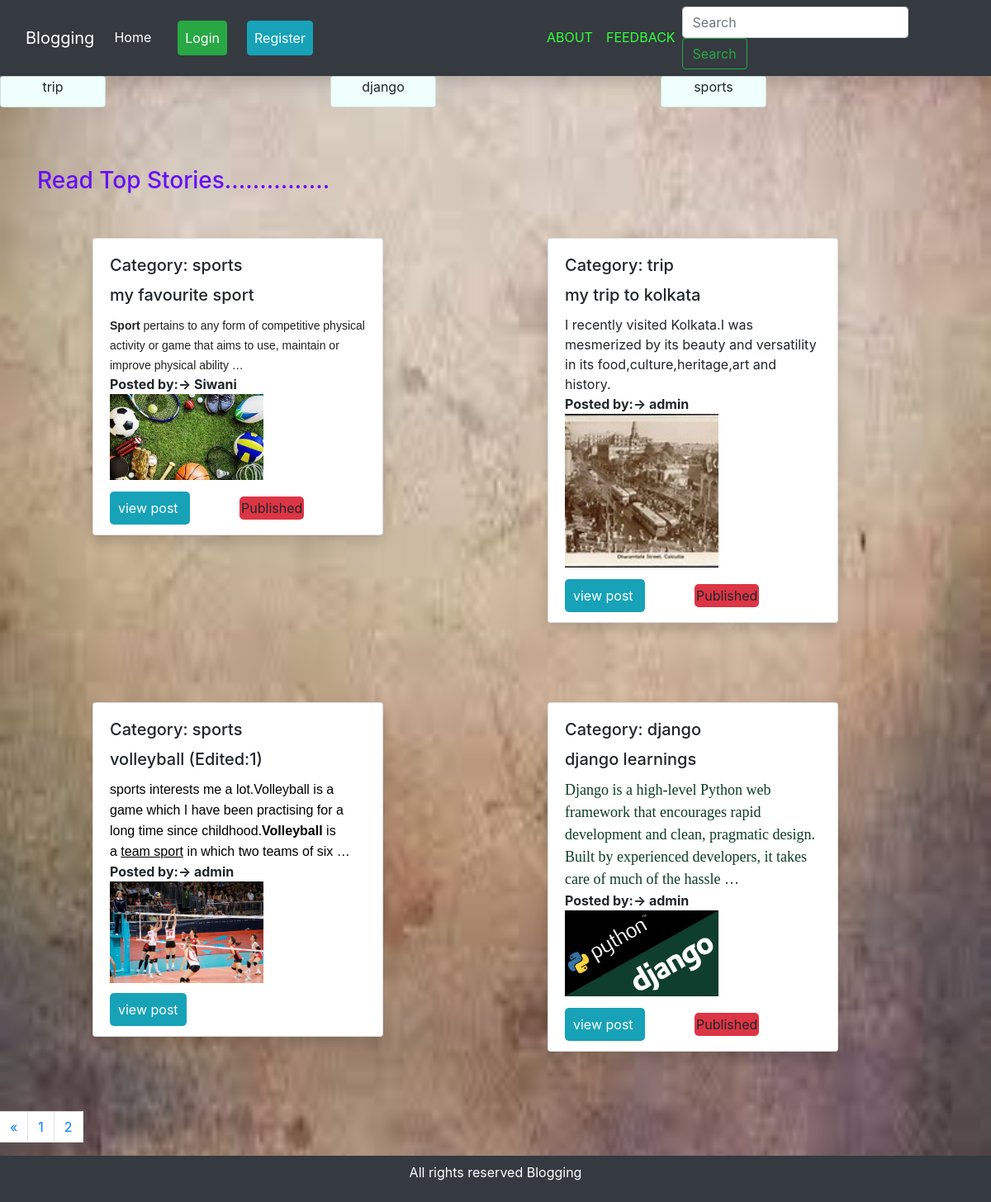
Screenshot of /?page=2 with the database file from the repository.
### easyblogging/models.py (models this page shows, shortened)
class Category(models.Model):
    name = models.CharField(max_length=50)

class BlogModel(models.Model):
    title=models.CharField(max_length=1000)
    content =HTMLField()
    slug=models.SlugField(max_length=1000, null=True , blank=True)
    image=models.ImageField(upload_to='images/',blank=True,null=True)
    likes=models.ManyToManyField(User,related_name='likes',blank=True)
    created_at=models.DateTimeField(auto_now_add=True,null=True)
    publish = models.BooleanField(default=False)
    published = models.DateTimeField(auto_now=True)
    author = models.ForeignKey(User, on_delete=models.CASCADE)
    categories = models.ManyToManyField('Category', related_name='posts')
    def __init__(self, *args, **kwargs):
        super(BlogModel, self).__init__(*args, **kwargs)
        self.old_publish = self.publish

### easyblogging/views.py (the view)
# urls.py: 2. Add a URL to urlpatterns:  path('', views.home, name='home')
def home(request):
    blog = BlogModel.objects.order_by("-created_at")
    cats = Category.objects.all()
    query=request.GET.get('q')
    if query:
        blog=BlogModel.objects.filter(
            Q(author__username=query) |
            Q(title__icontains=query) |
            Q(content__icontains=query)
            )
    if query:
        cats = Category.objects.filter(
            Q(name__icontains=query)
        )
    paginator = Paginator(blog, 4)
    page = request.GET.get('page')
    try:
        blog=paginator.page(page)
    except PageNotAnInteger:
        blog = paginator.page(1)
    except PageNotAnInteger:
        blog = paginator.page(paginator.num_pages)
    if page is None:
        start_index=0
        end_index=5
    else:
        (start_index ,end_index)= proper_pagination(blog,index=3)
    page_range=list(paginator.page_range)[start_index:end_index]
    context = {'blogs': blog,'cats': cats,'page_range': page_range}
    return render(request, 'home.html',context)

### easyblogging/views.py (called while the page is built)
def proper_pagination(blogs,index):
    start_index=0
    end_index=5
    if blogs.number > index :
          start_index=blogs.number-index
          end_index=start_index+end_index
    return(start_index,end_index)

### templates/home.html (shortened to what this page needs)
{% extends "base.html" %}
{% load static %}
{%block content%}
<div class="owl-carousel">
    {% for cat in cats %}
    <div class="card item  " style="width: 8rem;background-color: #EFFFFB;">
            <div class="card-content">
                <div class="card-title text-center ">
                    {{cat.name}}
                </div>
            </div>
   </div>
 {%endfor%}
</div>
  <div class="container mt-4 mb-4">
      <h3 class="mb-1 " style="color:#6610f2;">Read Top Stories...............</h3>
       <div class="row mb-1 my-1 mx-1">
 {% for blog in blogs %}
      <div class="col-md-6">
      <div class="col p-5 d-flex flex-column position-static">
    <div class="card shadow "style="width: 22rem;">
        <div class="card-body">
             {% for categroy in blog.categories.all %}
            <h5 class="card-title">Category: {{categroy.name}}</h5>
            {% endfor %}
           <h5 class="card-title">{{blog.title}}</h5>
           <p class="card-text mb-auto">{{blog.content|safe|truncatewords:50}}</p>
            <b>Posted by:-> {{blog.author}}</b>
            <img src="{{ blog.image.url }}" class="responsive-img" alt="{{blog.title}}" style="width: 60%;margin-bottom: 20px;">
           <br>
           <a href="blog_detail/{{blog.id}}" style="    color: #fff;
    background-color: #17a2b8;
    border-color: #17a2b8;padding:10px;border-radius:5px;text-decoration:none;">view post </a>
 {% if blog.publish == True  %} <p style="display: inline-block;margin-left: 60px;background-color: #dc3545;
border-color: #dc3545;padding:2px;border-radius:5px;margin-bottom: -10px;"> Published </p> {% endif %}
        </div>
    </div>
 </div>
</div>
           {% empty %}
      <div class="container-fluid">
        <h3> search item not found "{{request.get.q}}"</h3>
      </div>
       {% endfor %}
      </div>
  </div>
<ul class="pagination">
    {% if blogs.has_previous %}
     <li class="page.item ">
            <a href="?page={{blogs.previous_page_number}}"class="page-link"  >&laquo;</a>
     </li>
    {% endif %}
    {% for b in page_range %}
      {% if blogs.number == b %}
        <li class="page.item active">
            <a href="?page={{b}}"class="page-link" >{{b}}</a>
        </li>
      {% else %}
        <li class="page.item ">
            <a href="?page={{b}}"class="page-link" >{{b}}</a>
        </li>
      {% endif %}
    {% endfor %}
</ul>
{% endblock %}

### templates/base.html (shortened to what this page needs)
<!doctype html>
<html lang="en">
  <head>
    <link rel="stylesheet" href="https://stackpath.bootstrapcdn.com/bootstrap/4.5.2/css/bootstrap.min.css">
    <link rel="stylesheet" href="https://stackpath.bootstrapcdn.com/font-awesome/4.7.0/css/font-awesome.min.css">
      {% load static %}
    <link rel="stylesheet" href="{% static 'css/owl.carousel.min.css'%}">
    <link rel="stylesheet" href="{% static 'css/owl.theme.default.min.css'%}">
       <link href="fonts/font-awesome.min.css" rel="stylesheet" />
  </head>
    <nav class="navbar navbar-expand-lg navbar-light bg-dark shadow">
     <div class="container-fluid">
  <a class="navbar-brand text-white" href="#">Blogging</a>
  <div class="collapse navbar-collapse" id="navbarSupportedContent">
    <ul class="navbar-nav mr-auto">
      <li class="nav-item active">
        <a class="nav-link text-white" href="/">Home <span class="sr-only">(current)</span></a>
      </li>
       {% if user.is_authenticated %}
      <li class="nav-item">
        <a class="nav-link text-white" href="/">{{request.user}}</a>
      </li>
      <li class="nav-item">
        <a class="nav-link btn btn-primary text-white " href="post_blog ">Post Blog</a>
      </li>
      <li class="nav-item">
        <a class="nav-link btn btn-info text-white mx-2" href="logout">Logout</a>
      </li>
             {% if user.id == blog.author_id %}
      <li class="nav-item">
        <a class="nav-link btn btn-warning text-white mx-1" href="/edit/{{blog.id}}">Edit</a>
      </li>
     <li class="nav-item">
        <a class="nav-link btn btn-danger mx-1" href="/delete/{{blog.id}}">Delete</a>
      </li>
        {% endif %}
      {% else %}
      <li class="nav-item">
        <a class="nav-link btn btn-success text-white mx-4" href="{% url 'login'%}">Login</a>
      </li>
      <li class="nav-item">
        <a class="nav-link btn btn-info text-white" href="{% url 'register'%}">Register</a>
      </li>
      {% endif %}
      <li><a class="nav-link " style="color:#33FF3C; display: inline-block;margin-left:275px" href="{% url 'ABOUT'%}">ABOUT</a></li>
        <li><a class="nav-link " style="color:#33FF3C; display: inline-block;" href="{% url 'FEEDBACK'%}">FEEDBACK</a></li>
    </ul>
    <form class="form-inline my-2 my-lg-0" action="{% url 'home' %}">
      <input class="form-control mr-sm-2" type="search" placeholder="Search" aria-label="Search" name= 'q'>
      <button class="btn btn-outline-success my-2 my-sm-0" type="submit">Search</button>
    </form>
  </div>
     </div>
</nav>
{%block content%}
    {% endblock %}
   <footer class="bg-dark p-2">
     <p class="text-center text-white "> All rights reserved Blogging</p>
  </footer>
</html>

### templates/base.html (style rules this page uses)
footer { clear: both; position: relative; height: 100%; margin-top: 0%; }

### rows the page displays
Category: name "trip"
Category: name "django"
Category: name "sports"
BlogModel: title "my favourite sport", content "Sport pertains to any form of competitive physical activity or game that aims to use, maintain or improve physical ability …", author "Siwani", image (picture), publish "Published"
BlogModel: title "my trip to kolkata", content "I recently visited Kolkata.I was mesmerized by its beauty and versatility in its food,culture,heritage,art and history.", author "admin", image (picture), publish "Published"
BlogModel: title "volleyball (Edited:1)", content "sports interests me a lot.Volleyball is a game which I have been practising for a long time since childhood. Volleyball is a team sport in which two teams of six …", author "admin", image (picture)
BlogModel: title "django learnings", content "Django is a high-level Python web framework that encourages rapid development and clean, pragmatic design. Built by experienced developers, it takes care of much of the hassle …", author "admin", image (picture), publish "Published"

### other values shown
{{ b }} "1"
{{ b }} "2"
